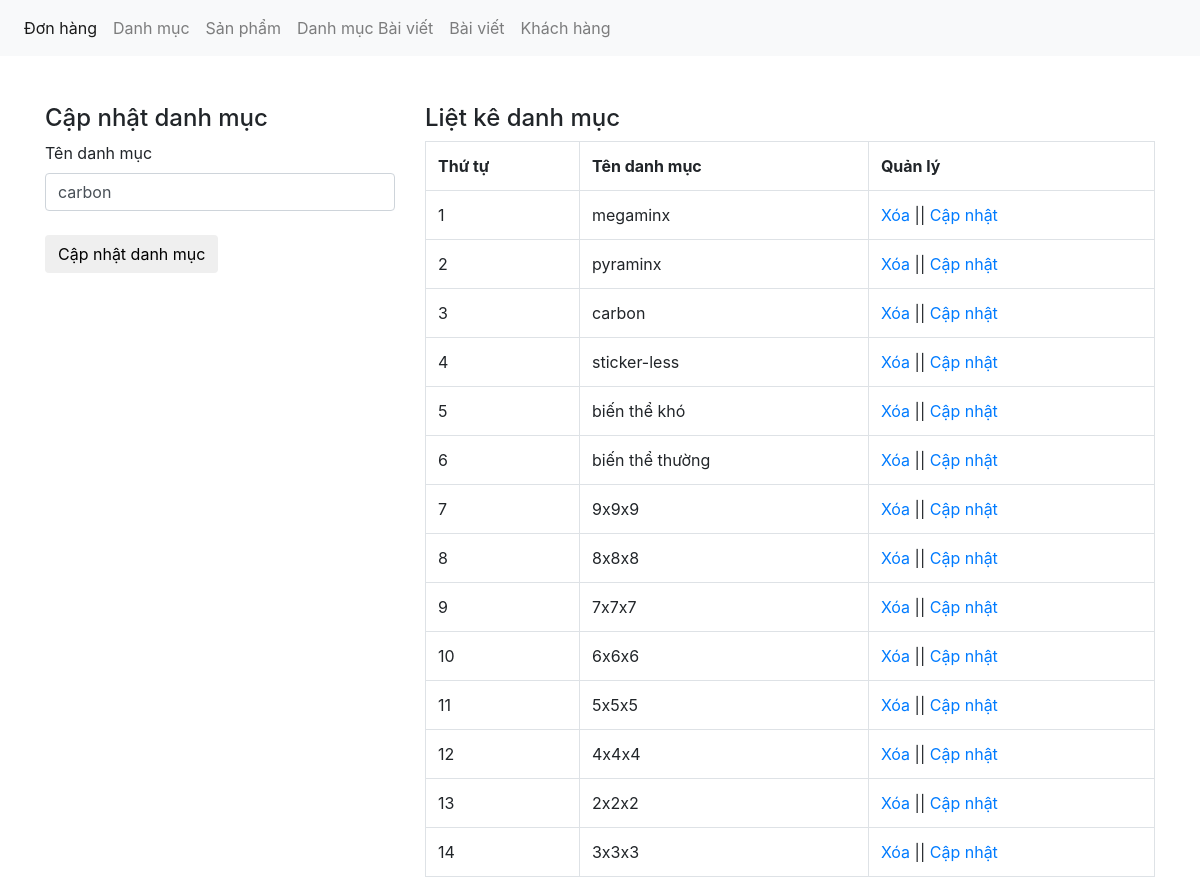
The page /admin/xulydanhmuc.php?quanly=capnhat&id=13 on the database its author committed.
### tables this page shows
CREATE TABLE `tbl_category` (
  `category_id` int(11) NOT NULL,
  `category_name` varchar(50) NOT NULL
);

### admin/xulydanhmuc.php (the view, shortened to what this page needs)
<?php
	include('../db/connect.php');
?>
<!DOCTYPE html>
<html lang="en">
<head>
	<link href="../assets/bootstrap.css" rel="stylesheet" type="text/css" media="all" />
</head>
<body>
	<nav class="navbar navbar-expand-lg navbar-light bg-light">
	  <div class="collapse navbar-collapse" id="navbarNav">
	    <ul class="navbar-nav">
	      <li class="nav-item active">
	        <a class="nav-link" href="xulydonhang.php">Đơn hàng <span class="sr-only">(current)</span></a>
	      </li>
	      <li class="nav-item">
	        <a class="nav-link" href="xulydanhmuc.php">Danh mục</a>
	      </li>
		  <li class="nav-item">
			<a class="nav-link" href="xulysanpham.php">Sản phẩm</a>
		  </li>
	         <li class="nav-item">
	        <a class="nav-link" href="xulydanhmucbaiviet.php">Danh mục Bài viết</a>
	      </li>
	         <li class="nav-item">
	        <a class="nav-link" href="xulybaiviet.php">Bài viết</a>
	      </li>
	       <li class="nav-item">
	         <a class="nav-link" href="xulykhachhang.php">Khách hàng</a>
	      </li>
	    </ul>
	  </div>
	</nav><br><br>
	<div class="container">
		<div class="row">
			<?php
			if(isset($_GET['quanly'])=='capnhat'){
				$id_capnhat = $_GET['id'];
				$sql_capnhat = mysqli_query($con,"SELECT * FROM tbl_category WHERE category_id='$id_capnhat'");
				$row_capnhat = mysqli_fetch_array($sql_capnhat);
				?>
				<div class="col-md-4">
				<h4>Cập nhật danh mục</h4>
				<label>Tên danh mục</label>
				<form action="" method="POST">
					<input type="text" class="form-control" name="danhmuc" value="<?php echo $row_capnhat['category_name'] ?>"><br>
					<input type="submit" name="capnhatdanhmuc" value="Cập nhật danh mục" class="btn btn-default">
				</form>
				</div>
				<?php
			}
				?>
			<div class="col-md-8">
				<h4>Liệt kê danh mục</h4>
				<?php
				$sql_select = mysqli_query($con,"SELECT * FROM tbl_category ORDER BY category_id DESC");
				?>
				<table class="table table-bordered ">
					<tr>
						<th>Thứ tự</th>
						<th>Tên danh mục</th>
						<th>Quản lý</th>
					</tr>
					<?php
					$i = 0;
					while($row_category = mysqli_fetch_array($sql_select)){
						$i++;
					?>
					<tr>
						<td><?php echo $i; ?></td>
						<td><?php echo $row_category['category_name'] ?></td>
						<td><a href="?xoa=<?php echo $row_category['category_id'] ?>">Xóa</a> || <a href="?quanly=capnhat&id=<?php echo $row_category['category_id'] ?>">Cập nhật</a></td>
					</tr>
					<?php
					}
					?>
				</table>
			</div>
		</div>
	</div>
</body>
</html>

### rows shown on the page
tbl_category: danhmuc "carbon", category_name "carbon"
tbl_category: category_name "megaminx"
tbl_category: category_name "pyraminx"
tbl_category: category_name "sticker-less"
tbl_category: category_name "biến thể khó"
tbl_category: category_name "biến thể thường"
tbl_category: category_name "9x9x9"
tbl_category: category_name "8x8x8"
tbl_category: category_name "7x7x7"
tbl_category: category_name "6x6x6"
tbl_category: category_name "5x5x5"
tbl_category: category_name "4x4x4"
tbl_category: category_name "2x2x2"
tbl_category: category_name "3x3x3"
